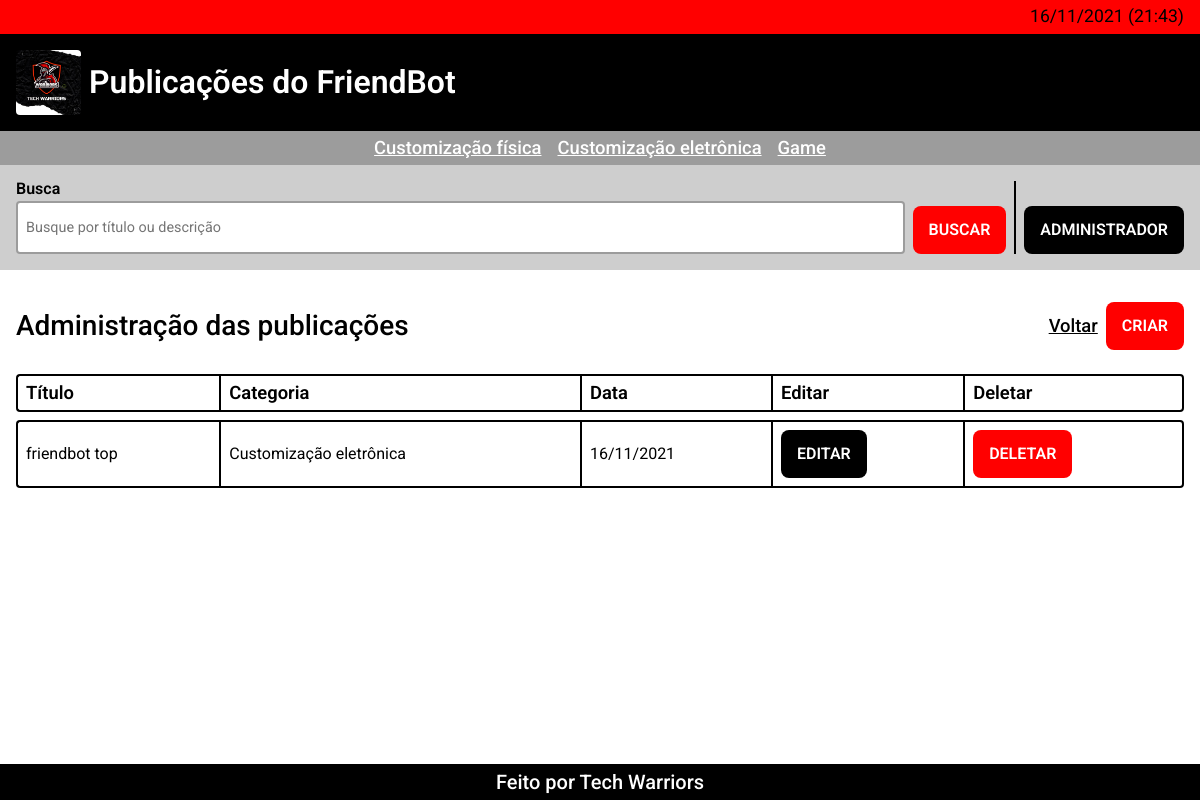
Page /admin/index.php on the earlier database version.
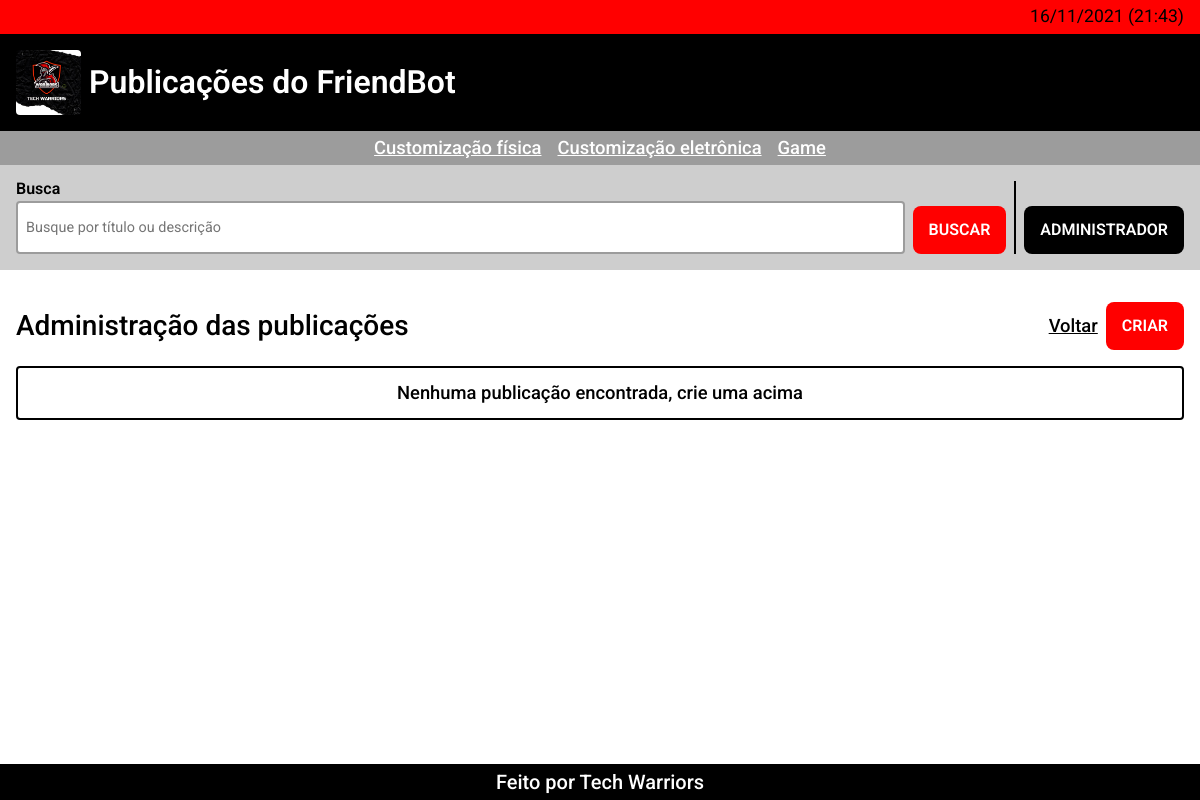
Same page on the later database version.
### tables this page shows
CREATE TABLE `posts` (
  `id` int(10) NOT NULL,
  `title` varchar(250) NOT NULL,
  `category` varchar(250) NOT NULL,
  `date` date NOT NULL,
  `image_url` varchar(5000) NOT NULL,
  `description` varchar(1000) NOT NULL
);

### utils/environment.php (called while the page is built, shortened)
<?php
    $table = "posts";
?>

### admin/index.php (the view, shortened to what this page needs)
<?php require_once("../components/header.php"); ?>
<?php
    require_once("../utils/connection.php");
    require_once("../utils/date.php");
    $results = [];
    $statement = $connection -> prepare("SELECT id, title, date, category FROM $table ORDER BY id DESC");
    try{
        $statement -> execute();
        $results = $statement -> fetchAll(PDO::FETCH_ASSOC);
    } catch(Exception $error){
        show_error($error);
    }
?>
<section class="table">
    <div class="table__head">
        <h2 class="subtitle">Administração das publicações</h2>
        <div class="table__actions">
            <a class="link link--black" target="_self" href="../index.php">Voltar</a>
            <a class="button" target="_self" href="./save.php">Criar</a>
        </div>
    </div>
    <?php
        if(!$results) echo "<div class='not-found'>Nenhuma publicação encontrada, crie uma acima</div>";
        else {
            $rows = "";
            foreach($results as $result){
                $id = $result['id'];
                $title = $result['title'];
                $date = format_string($result['date']);
                $category = $result['category'];
                $rows = "$rows
                <tr>
                    <td class='table__column'>$title</td>
                    <td class='table__column'>$category</td>
                    <td class='table__column'>$date</td>
                    <td class='table__column'><a class='button button--black' href='./save.php?id=$id' target='_self'>Editar</a></td>
                    <td class='table__column'><a class='button' href='./delete.php?id=$id' target='_self'>Deletar</a></td>
                </tr>";
            }
            echo "<table class='table__list'>
                <thead>
                    <tr>
                        <th class='table__column table__column--head'>Título</th>
                        <th class='table__column table__column--head'>Categoria</th>
                        <th class='table__column table__column--head'>Data</th>
                        <th class='table__column table__column--head'>Editar</th>
                        <th class='table__column table__column--head'>Deletar</th>
                    </tr>
                </thead>
                <tbody>
                    $rows
                </tbody>
            </table>";
        }
    ?>
<?php require_once("../components/footer.php"); ?>

Differences in the rows shown:
removed posts: title "friendbot top", category "Customização eletrônica", date "16/11/2021"
Other differences:
text no longer shown: "Título Categoria Data Editar Deletar EDITAR DELETAR"
text now shown: "Nenhuma publicação encontrada, crie uma acima"
